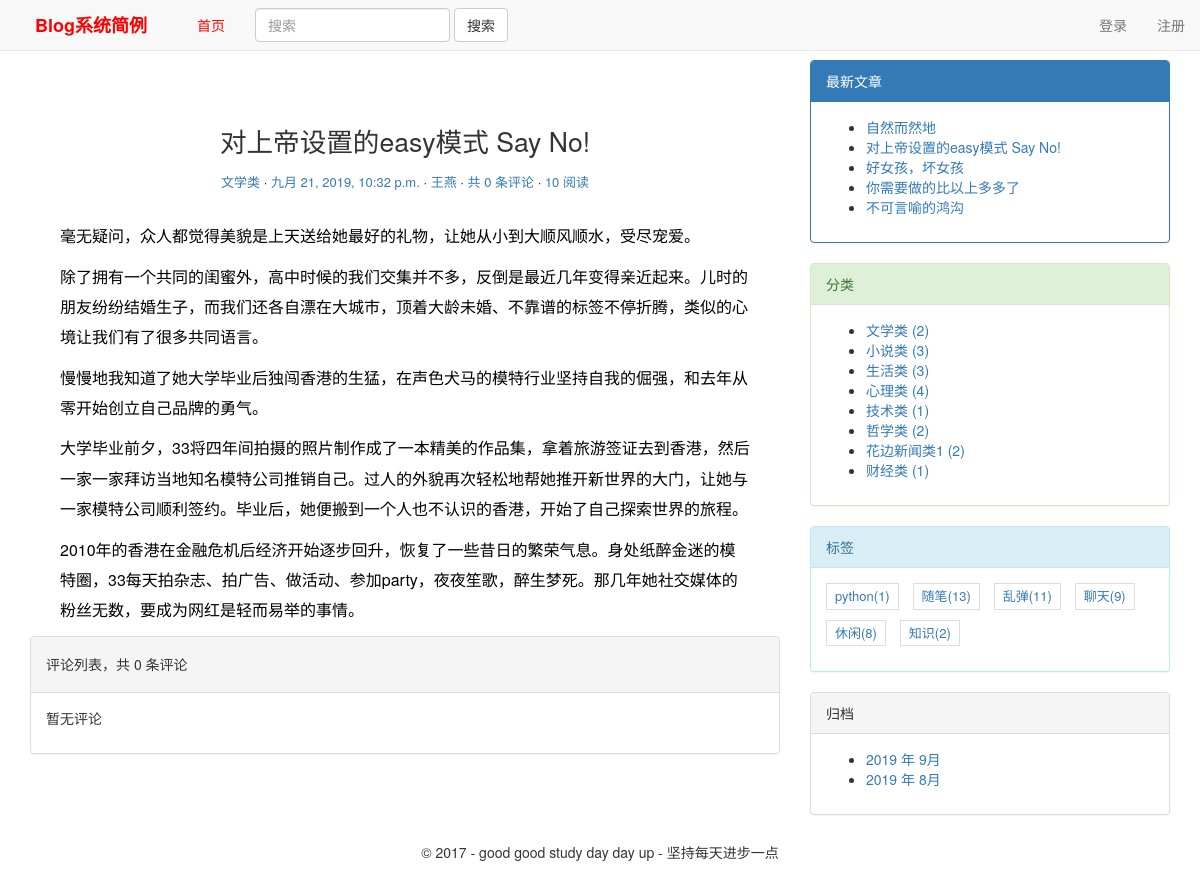
Screenshot of /blog/20/ with the database file from the repository.
### blog/models.py (models this page shows, shortened)
class Blog(models.Model):
    title = models.CharField(max_length=70,verbose_name='文章标题')# 文章标题
    body = RichTextUploadingField(verbose_name='文本内容')# 文章正文，我们使用了 RichTextUploadingField
    created_time = models.DateTimeField(verbose_name='创建时间')# 文章的创建时间,存储时间的字段用 DateTimeField 类型。
    modified_time = models.DateTimeField(verbose_name='修改时间')# 文章的最后一次修改时间，存储时间的字段用 DateTimeField 类型。
    excerpt = models.CharField(max_length=200, blank=True,verbose_name='文章摘要') # 指定blank=True 参数值后就可以允许空值了。
    """category是设置文章分类的字段,与前面定义得到Category是多对一的关系,即多个博客文章可归于一类.
    ForeignKey()中参数Category指定外键关联的数据模型(数据库表)的名称，on_delete = models.CASCADE指明如果在Categroy中删除一条记录，
    与这条记录有关的博客记录也会被删除."""
    category = models.ForeignKey(Category,on_delete=models.CASCADE,verbose_name='分类')
    """ tags是标签字段，一篇博客文章可以右多个标签，一个标签下可以有多篇博客文章，因此用ManyToManyFiled类型设置多对多的关联关系
     这里标签tags指定blank=True以允许博客文章没有标签"""
    tags = models.ManyToManyField(Tag, blank=True,verbose_name='标签')
    author = models.ForeignKey(loguser,on_delete=models.CASCADE,verbose_name='作者')
    views = models.IntegerField(default=0,verbose_name='查看次数')
    def get_absolute_url(self):
        return reverse('blog:detail', kwargs={'pk': self.pk})
    def increase_views(self):
        self.views += 1
        self.save(update_fields=['views'])
    def save(self, *args, **kwargs):
        if not self.excerpt:
            self.excerpt = strip_tags(self.body)[:118]
            super(Blog, self).save(*args, **kwargs)  # 调用父类的 save 方法将数据保存到数据库中
        else:
            super(Blog, self).save(*args, **kwargs)  # 调用父类的 save 方法将数据保存到数据库中
    class Meta:
        ordering=['-created_time']
        verbose_name = '文档管理表'
        verbose_name_plural = '文档管理表'

class Category(models.Model):
    name = models.CharField(max_length=32,verbose_name='分类名')
    des=models.CharField(max_length=100,verbose_name='备注',null=True)
    class Meta:
        verbose_name='分类'
        verbose_name_plural='分类'

class loguser(AbstractUser):
    nikename = models.CharField(max_length=32,verbose_name="昵称",blank=True)
    telephone = models.CharField(max_length=11, null=True, unique=True)
    """
    head_img存储用户头像，在数据库表中存储的是文件的相对地址，字段值形式为upload_to的值/filename。
    图片文件的实际地址由settings.py中的MEDIA_ROOT和head_img中的upload_to决定的，地址为/MEDIA_ROOT的值/upload_to的值/filename
    """
    head_img = models.ImageField(upload_to='headimage', blank=True, null=True, verbose_name='头像')  # 头像
    class Meta:
        verbose_name = "用户信息表"
        verbose_name_plural = verbose_name

class Tag(models.Model):
    name = models.CharField(max_length=32,verbose_name='标签名')
    des = models.CharField(max_length=100, verbose_name='备注', null=True)
    class Meta:
        verbose_name='标签'
        verbose_name_plural='标签'

### blog/views.py (the view)
# urls.py: re_path('blog/(?P<pk>[0-9]+)/',views.blogdetailview.as_view(),name='detail'),
class blogdetailview(DetailView):
    model = models.Blog
    template_name = 'blog/detail.html'
    context_object_name = 'blog'
    pk_url_kwarg = 'pk'
    def get_object(self,queryset=None):
        blog=super(blogdetailview,self).get_object(queryset=None)
        blog.increase_views()
        return blog
    def get_context_data(self,**kwargs):
        context=super(blogdetailview,self).get_context_data(**kwargs)
        form=CommentForm()
        comment_list=self.object.comment_set.all()
        context.update({
            'form':form,
            'comment_list':comment_list
        })
        return context

### comments/forms.py
class CommentForm(forms.ModelForm):
    class Meta:
        model = Comment
        fields = ['text']

### blog/templatetags/custom_tags.py (called while the page is built)
@register.simple_tag
def get_new_blogs(num=5):
    return Blog.objects.all().order_by('-created_time')[:num]

@register.simple_tag
def archives():
    return Blog.objects.dates('created_time', 'month', order='DESC')

@register.simple_tag
def get_categories():
    return Category.objects.annotate(num_blogs=Count('blog')).filter(num_blogs__gt=0)

@register.simple_tag
def get_tags():
    return Tag.objects.annotate(num_blogs=Count('blog')).filter(num_blogs__gt=0)

### templates/blog/detail.html (shortened to what this page needs)
{% extends 'base.html' %}
{% block main %}
<article class="blog">
    <header class="entry-header">
        <h1 class="entry-title">{{ blog.title }}</h1>
        <div class="entry-meta-detail">
            <span class="blog-category"><a href="#">{{ blog.category.name }}</a></span>
            <span class="blog-date"><a href="#"><time class="entry-date"
                                                      datetime="{{ blog.created_time }}">{{ blog.created_time }}</time></a></span>
            <span class="blog-author"><a href="#">{{ blog.author.nikename }}</a></span>
            <span class="comments-link"><a href="#">共 <span>{{ comment_list | length }}</span> 条评论</a></span>
            <span class="views-count"><a href="#">{{ blog.views }} 阅读</a></span>
        </div>
    </header>
    <div class="entry-content clearfix">
        {{ blog.body| safe }}
    </div>
</article>
        <div class="panel panel-default">
            <div class="panel-heading">
                <h5>评论列表，共 <span>{{comment_list|length}}</span> 条评论</h5>
            </div>
            <div class="panel-body">
                <ul class="comment-list list-unstyled">
                    {% for comment in comment_list %}
                    <li>
                        <span style="color: #777;font-size: 14px;">{{ comment.name }}&nbsp;·&nbsp;</span>
                        <time style="color: #777;font-size: 14px;">{{ comment.created_time }}</time>
                        <div style="padding-top: 5px;font-size: 16px;">
                            {{ comment.text }}
                        </div>
                    </li>
                    {% empty %}
                    暂无评论
                    {% endfor %}
                </ul>
            </div>
        </div>
{% endblock main %}

### templates/base.html (shortened to what this page needs)
{% load staticfiles %}
{% load custom_tags %}
<html>
<head>
    <link href="{% static 'blog/css/bootstrap.min.css' %}" rel="stylesheet">
    <link rel="stylesheet" href="{% static 'blog/css/blogstyle.css' %}">
</head>
<body>
<nav class="navbar navbar-default navbar-fixed-top">
    <div class="container-fluid">
        <div class="navbar-header">
            <a class="navbar-brand" href="{% url 'blog:index' %}" style="color:red;font-weight:700;">&nbsp;&nbsp;&nbsp;&nbsp;Blog系统简例&nbsp;&nbsp;&nbsp;&nbsp; </a>
        </div>
        <div class="collapse navbar-collapse navbar-left" id="bs-example-navbar-collapse-1">
            <ul class="nav navbar-nav">
                <li {% if tabname == "firsttab" %} class='active' {% endif %}>
                <a href="{% url 'blog:index' %}" style="color:red;">首页</a></li>
                <form class="navbar-form navbar-left" method="get" action="{% url 'haystack_search' %}">
                    <div class="form-group">
                        <input type="text" class="form-control" name="q" placeholder="搜索" required>
                    </div>
                    <button type="submit" class="btn btn-default">搜索</button>
                </form>
        </div>
        <ul class="nav navbar-nav navbar-right">
            {% if request.user.username %}
            <li><a href="#">{{ request.user.nikename }}</a></li>
            <li class="dropdown">
                <a href="#" class="dropdown-toggle" data-toggle="dropdown" role="button" aria-haspopup="true"
                   aria-expanded="false"> 个人中心<span class="caret"></span></a>
                <ul class="dropdown-menu">
                    <li><a href="{% url 'blog:myindex' request.user.id %}">我的文章</a></li>
                    <li role="separator" class="divider"></li>
                    <li><a href="{% url 'blog:logout' %}">注销</a></li>
                </ul>
            </li>
            {% else %}
            <li><a href="{% url 'blog:login' %}">登录</a></li>
            <li><a href="{% url 'blog:registe' %}">注册</a></li>
            {% endif %}
        </ul>
    </div>
</nav>
<div class="content-body" style="both:clear;margin-top:60px;">
    <div class="container">
        <div class="row">
            <main class="col-md-8">
                {% block main %}
                {% endblock main %}
            </main>
            <aside class="col-md-4">
                {% block toc %}
                <div class="panel panel-primary">
                    <div class="panel-heading">最新文章</div>
                    <div class="panel-body">
                        {% get_new_blogs as new_blog_list %}
                        <ul>
                            {% for blog in new_blog_list %}
                            <li>
                                <a href="{{ blog.get_absolute_url }}">{{ blog.title }}</a>
                            </li>
                            {% empty %}
                            暂无文章！
                            {% endfor %}
                        </ul>
                    </div>
                </div>
                <div class="panel panel-success">
                    <div class="panel-heading">分类</div>
                    <div class="panel-body">
                        {% get_categories as category_list %}
                        <ul>
                            {% for category in category_list %}
                            <li>
                                <a href="{% url 'blog:category' category.pk %}">{{ category.name }} <span
                                        class="post-count">({{ category.num_blogs}})</span></a>
                            </li>
                            {% empty %}
                            暂无分类！
                            {% endfor %}
                        </ul>
                    </div>
                </div>
                <div class="panel panel-info">
                    <div class="panel-heading">标签</div>
                    <div class="panel-body">
                        <div class="tag-list">
                            {% get_tags as tag_list %}
                            <ul >
                                {% for tag in tag_list %}
                                <li><a href="{% url 'blog:tag' tag.pk %}">{{ tag.name }}({{ tag.num_blogs }})</a>
                                </li>
                                {% empty %}
                                暂无标签！
                                {% endfor %}
                            </ul>
                        </div>
                    </div>
                </div>
                <div class="panel panel-default">
                    <div class="panel-heading">归档</div>
                    <div class="panel-body">
                        {% archives as date_list %}
                        <ul>
                            {% for date in date_list %}
                            <li>
                                <a href="{% url 'blog:archives' date.year date.month %}">
                                    {{ date.year }} 年 {{ date.month }}月</a>
                            </li>
                            {% empty %}
                            暂无归档！
                            {% endfor %}
                        </ul>
                    </div>
                </div>
                {% endblock toc %}
            </aside>
        </div>
    </div>
</div>
<div class="container">
    <div class="row">
        <div class="col-md-12">
            <div align="center">
                <h5>&copy 2017 - good good study day day up - 坚持每天进步一点</h5>
            </div>
        </div>
    </div>
</div>
</body>
</html>

### blog/static/blog/css/blogstyle.css (style rules this page uses)
.entry-title { text-align: center; font-size: 1.9em; margin-bottom: 10px; line-height: 1.6; padding: 10px 20px 0; }
.blog { background: #fff; padding: 30px 30px 0; }
.entry-meta-detail { text-align:center; color: #DDDDDD; font-size: 13px; margin-bottom: 30px; }
.blog-category::after, .blog-date::after, .blog-author::after, .comments-link::after { content: ' ·'; color: #000; }
.entry-content { font-size: 16px; line-height: 1.9; font-weight: 300; color: #000; }
.tag-list ul { padding: 0; margin: 0; margin-right: -10px; }
.tag-list ul li { list-style-type: none; font-size: 13px; display: inline-block; margin-right: 10px; margin-bottom: 10px; padding: 3px 8px; border: 1px solid #ddd; }

### rows the page displays
Blog: title "对上帝设置的easy模式 Say No!", category.name "文学类", created_time "九月 21, 2019, 10:32 p.m.", author.nikename "王燕", views "10", body "毫无疑问，众人都觉得美貌是上天送给她最好的礼物，让她从小到大顺风顺水，受尽宠爱。 除了拥有一个共同的闺蜜外，高中时候的我们交集并不多，反倒是最近几年变得亲近起来。儿时的朋友纷纷结婚生子，而我们还各自漂在大城市，顶着大龄未婚、不靠谱的标签不停折腾，类似的心境让我们有了很多共同语言。 慢慢地我知道了她大学毕业后独闯香港的生猛，在声色犬马的模特行业坚持自我的倔强，和去年从零开始创立自己品牌的勇气。 大学毕业前夕，33将四年间拍摄的照片制作成了一本精美的作品集，拿着旅游签证去到香港，然后一家一家拜访当地知名模特公司推销自己。过人的外貌再次轻松地帮她推开新世界的大门，让她与一家模特公司顺利签约。毕业后，她便搬到一个人也不认识的香港，开始了自己探索世界的旅程。 2010年的香港在金融危机后经济开始逐步回升，恢复了一些昔日的繁荣气息。身处纸醉金迷的模特圈，33每天拍杂志、拍广告、做活动、参加party，夜夜笙歌，醉生梦死。那几年她社交媒体的粉丝无数，要成为网红是轻而易举的事情。"
Blog: title "自然而然地"
Blog: title "好女孩，坏女孩"
Blog: title "你需要做的比以上多多了"
Blog: title "不可言喻的鸿沟"
Category: name "文学类", num_blogs "2"
Category: name "小说类", num_blogs "3"
Category: name "生活类", num_blogs "3"
Category: name "心理类", num_blogs "4"
Category: name "技术类", num_blogs "1"
Category: name "哲学类", num_blogs "2"
Category: name "花边新闻类1", num_blogs "2"
Category: name "财经类", num_blogs "1"
Tag: name "python", num_blogs "1"
Tag: name "随笔", num_blogs "13"
Tag: name "乱弹", num_blogs "11"
Tag: name "聊天", num_blogs "9"
Tag: name "休闲", num_blogs "8"
Tag: name "知识", num_blogs "2"

### other values shown
{{ comment_list | length }} "0"
{{ comment_list|length }} "0"
{{ date.year }} "2019" "2019"
{{ date.month }} "9" "8"
